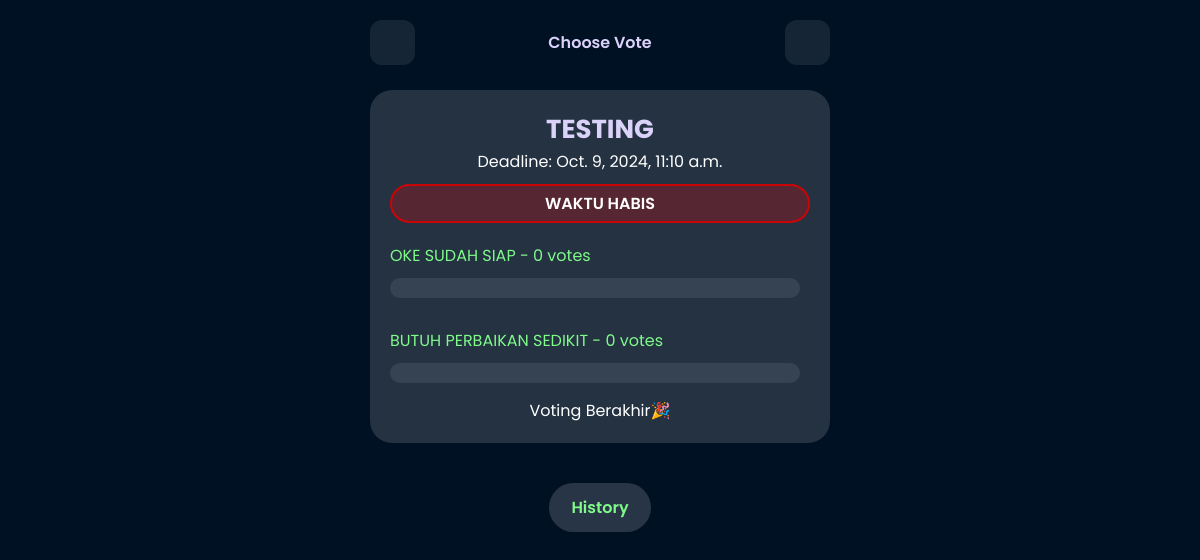
Before: /vote/30/ (signed in) with the older database file.
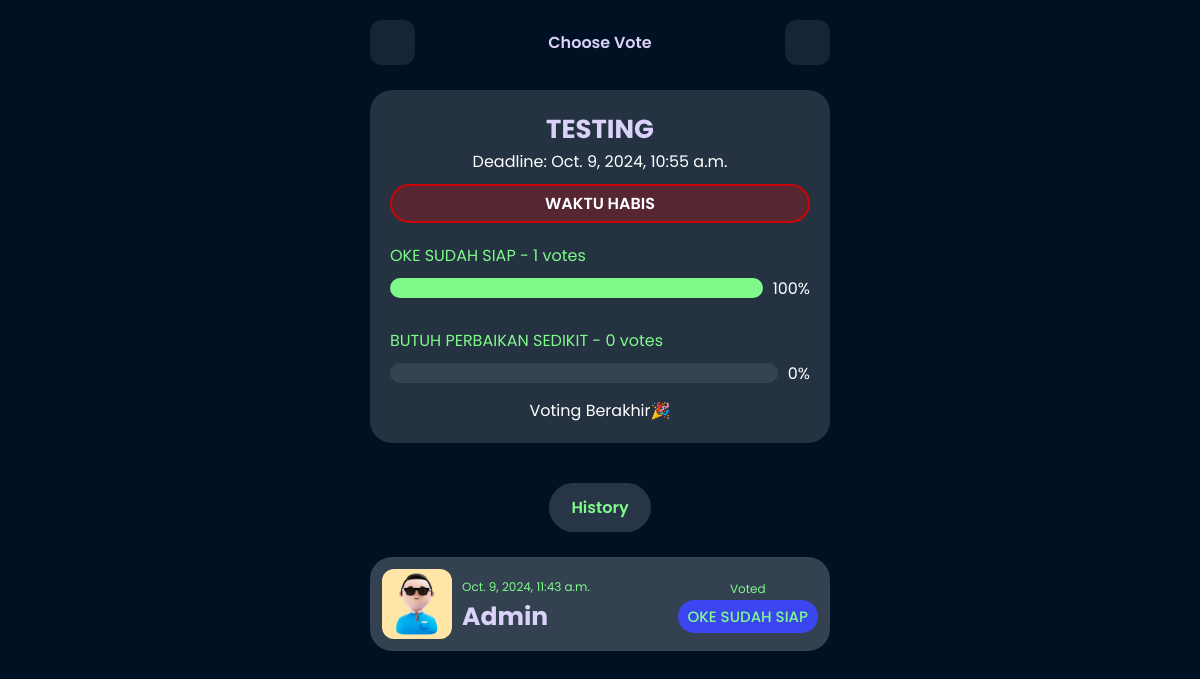
After: the same page with the newer database file.
### vote_app/models.py (models this page shows, shortened)
class Vote(models.Model):
    title = models.CharField(max_length=200)
    description = models.TextField()
    key = models.CharField(max_length=100, unique=True)
    created = models.DateTimeField(auto_now_add=True)
    likes = models.ManyToManyField(User, related_name='liked_votes', blank=True, default=0)
    deadline = models.DateTimeField(null=True, blank=True)  # Batas waktu opsional
    created_by = models.ForeignKey(User, on_delete=models.CASCADE, related_name='votes_created')  # Tambahkan field ini
    def total_votes(self):
        return sum(option.votes for option in self.options.all())

class Option(models.Model):
    vote = models.ForeignKey(Vote, on_delete=models.CASCADE, related_name='options')
    option_text = models.CharField(max_length=200)
    votes = models.IntegerField(default=0)

class VoteHistory(models.Model):
    user = models.ForeignKey(User, on_delete=models.CASCADE)
    vote = models.ForeignKey(Vote, on_delete=models.CASCADE)
    option = models.ForeignKey(Option, on_delete=models.CASCADE)
    timestamp = models.DateTimeField(auto_now_add=True)

### vote_app/views.py (the view, shortened to what this page needs)
# urls.py: path('vote/<int:vote_id>/', views.vote_detail, name='vote_detail'),
@login_required
@csrf_exempt
def vote_detail(request, vote_id):
    vote = get_object_or_404(Vote, id=vote_id)
    history = VoteHistory.objects.filter(vote=vote)
    total_votes = vote.total_votes()
    local_now = timezone.localtime()
    print('waktu', local_now)
    return render(request, 'vote_detail.html', {
        'vote': vote,
        'total_votes': total_votes,
        'history': history,
        'local_now': local_now,
    })

### templates/vote_detail.html (shortened to what this page needs)
{% load static %}
<!DOCTYPE html>
<html lang="en">
<head>
</head>
<body>
    <div class="container">
      <div class="top">
        <a href="{% url 'admin_vote_list' %}"><ion-icon name="chevron-back-outline" id="icon"></ion-icon></a>
        <p>Choose Vote</p>
        <a href="{% url 'create_vote' %}"><ion-icon name="add-circle"id="icon"></ion-icon></a>
      </div>
        <div class="vote">
          <div class="card">
            <div class="item-bottom">
              <div class="bottom-user" style="text-align: center;">
                <h3>{{ vote.description }}</h3>
                {% if vote.deadline %}
                <p style="color: white;">Deadline: {{ vote.deadline }}</p>
                <p id="countdown"
                  style=" margin-top: 10px; color: white; border: 2px solid rgb(203, 5, 5); background-color: rgba(255, 0, 0, 0.233); padding: 5px 10px; border-radius: 50px; font-weight: 600;">
                </p>
                {% else %}
                <p style="color: white;">No deadline set</p>
                {% endif %}
                {% if vote.deadline > local_now %}
                <form method="post">
                  {% csrf_token %}
                  {% for option in vote.options.all %}
                  <div style="text-align: left; color: #7FFA8A; margin-top: 20px;">
                    <div class="pilih" style="display: flex; align-items: center; gap: 10px;">
                      <input type="radio" name="option" value="{{ option.id }}" style="width: 20px; height: 20px;">
                      {{ option.option_text }} - {{ option.votes }} votes
                    </div>
                    <div class="progres" style="display: flex; align-items: center; gap: 10px;">
                      <progress value="{% widthratio option.votes total_votes 100 %}" max="100" style="margin: 10px 0;"></progress>
                      <span style="color: white;">
                        {% if total_votes %}
                        {% widthratio option.votes total_votes 100 %}%
                        {% endif %}
                      </span>
                    </div>
                  </div>
                  {% endfor %}
                  <button type="submit" class="btn-tap">Vote</button>
                </form>
                {% else %}
                {% for option in vote.options.all %}
                  <div style="text-align: left; color: #7FFA8A; margin-top: 20px;">
                    <div class="pilih" style="display: flex; align-items: center; gap: 10px;">
                      {{ option.option_text }} - {{ option.votes }} votes
                    </div>
                    <div class="progres" style="display: flex; align-items: center; gap: 10px;">
                      <progress value="{% widthratio option.votes total_votes 100 %}" max="100" style="margin: 10px 0;"></progress>
                      <span style="color: white;">
                        {% if total_votes %}
                        {% widthratio option.votes total_votes 100 %}%
                        {% endif %}
                      </span>
                    </div>
                  </div>
                  {% endfor %}
                <p style="color: white; margin-top: 5px;">Voting Berakhir🎉</p>
                {% endif %}
              </div>
            </div>
          </div>
          <span style="color: #7FFA8A; background-color: #ffffff27; font-weight: 600; padding: 12px 22px; border-radius: 50px; margin-bottom: 20px;">History</span>
        </div>
          <div class="histori">
            {% for record in history %}
            <div class="histori-card">
              <div class="img">
                <img src="{% static 'img/av1.jpg' %}" alt="">
                <div class="img-title">
                  <span>{{ record.timestamp }}</span>
                  <h3 style="text-transform: capitalize;">{{ record.user.username }}</h3>
                </div>
              </div>
              <div class="title-vote">
                <span>Voted</span>
                <h4>{{ record.option.option_text }}</h4>
              </div>
            </div>
            {% endfor %}
          </div>
    </div>
</body>
</html>

### templates/vote_detail.html (style rules this page uses)
:root { --satu:#3B46F1; --dua:#4F58F2; --tiga:#DBD2FA; --empat:#DBD2FA; --lima:#7FFA8A; }
* { margin: 0; padding: 0; box-sizing: border-box; font-family: "Poppins", sans-serif; }
body { background-color: rgb(1, 17, 36); }
.container { max-width: 500px; height: 100vh; margin: auto; padding: 0 20px; }
.top { padding: 20px 0; display: flex; justify-content: space-between; align-items: center; }
.top #icon { width: 25px; height: 25px; color: var(--satu); }
.top a { background-color: rgba(255, 255, 255, 0.081); width: 45px; height: 45px; display: flex; justify-content: center; align-items: center; border-radius: 12px; }
.top { font-weight: 600; color: var(--tiga); }
.vote { display: flex; flex-direction: column; justify-content: center; align-items: center; gap: 20px; margin: 5px auto; }
.card { background-color: rgba(255, 255, 255, 0.137); height: 45%; padding: 20px; border-radius: 22px; text-align: center; margin-bottom: 20px; width: 100%; }
.bottom-user h3 { font-size: 26px; color: var(--empat); }
progress { width: 100%; height: 20px; -webkit-appearance: none; appearance: none; }
.histori-card { background-color: #ffffff33; border-radius: 22px; display: flex; justify-content: space-between; align-items: center; padding: 12px; margin-bottom: 20px; }
.histori-card .title-vote { text-align: center; color: #7FFA8A; }
.histori-card .title-vote span { font-size: 12px; }
.histori-card .title-vote h4 { background-color: var(--satu); padding: 5px 10px; border-radius: 50px; font-size: 15px; font-weight: 500; }
.histori-card .img { display: flex; gap: 10px; justify-content: center; align-items: center; }
.histori-card .img img { width: 70px; height: 70px; border-radius: 12px; }
.histori-card .img .img-title span { font-size: 12px; color: #7FFA8A; }
.histori-card .img .img-title h3 { font-size: 25px; color: #DBD2FA; }

Changed rows visible on the page:
changed Vote "TESTING": deadline "Oct. 9, 2024, 11:10 a.m." → "Oct. 9, 2024, 10:55 a.m."
changed Option "OKE SUDAH SIAP": votes "0" → "1"; votes (not shown) → "100"
shown differently, row unchanged: Option "BUTUH PERBAIKAN SEDIKIT": votes (not shown) → "0"
added VoteHistory: timestamp "Oct. 9, 2024, 11:43 a.m.", user.username "Admin", option.option_text "OKE SUDAH SIAP"
